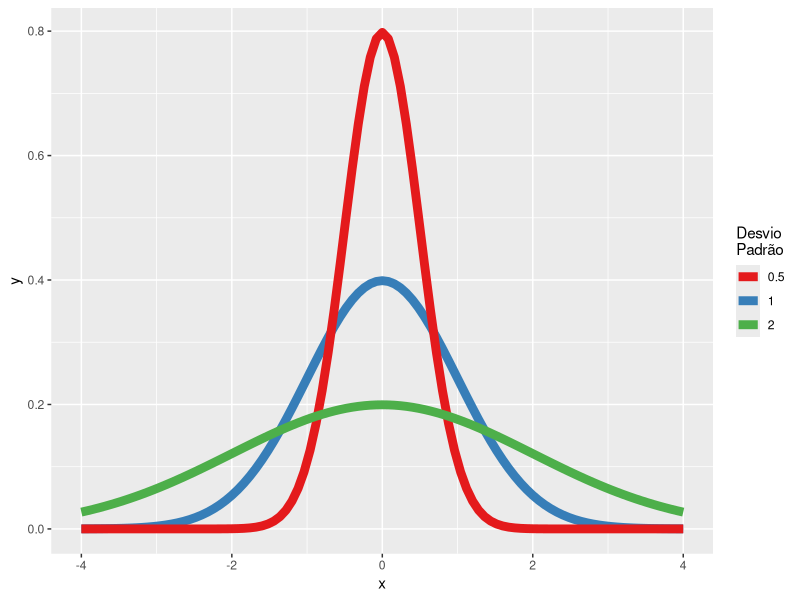
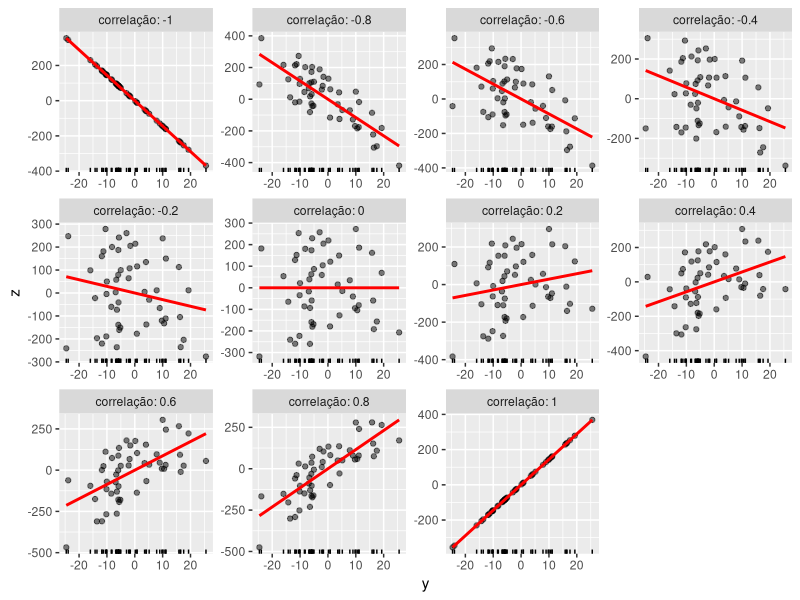

The R script that drew these images, in order: (Note: this script raises an error after producing the figures.)
## ---- chunk 1
knitr::opts_chunk$set(echo = TRUE,
                      fig.width = 6,
                      fig.asp = 0.618,
                      out.width = "70%",
                      fig.align = "center",
                      fig.retina = 3)
## ---- chunk 2
library(ggplot2)
ggplot(data.frame(x = c(-4, 4)), aes(x)) + 
  mapply(function(mean, sd, col) {
    stat_function(fun = dnorm, args = list(mean = mean, sd = sd), aes(col = col), size = 3)
  }, 
  mean = rep(0, 3), 
  sd = c(1, .5, 2), 
  col = c('1', '0.5', '2')) +
  scale_colour_brewer("Desvio\nPadrão", palette = "Set1",
                      guide = guide_legend(ncol = 1,nrow = 3,byrow = TRUE))
## ---- chunk 3
correlação <- seq(-1, 1, 0.2)

x <- 1:50
y <- rnorm(50, sd = 10)

complemento <- function(y, correlação, x) {
  if (missing(x)) x <- rnorm(length(y)) # Optional: supply a default if `x` is not given
  y.perp <- residuals(lm(x ~ y))
  correlação * sd(y.perp) * y + y.perp * sd(y) * sqrt(1 - correlação^2)
}

X <- data.frame(z = as.vector(sapply(correlação, function(correlação) complemento(y, correlação, x))),
                correlação = ordered(rep(signif(correlação, 2), each = length(y))),
                y = rep(y, length(correlação)))
ggplot(X, aes(y, z, group = correlação)) +
  geom_rug(sides = "b") +
  geom_point(aes(fill = correlação), alpha = 0.5) +
  geom_smooth(method = "lm", color = "Red", se = FALSE) +
  facet_wrap( ~ correlação, scales = "free", labeller = "label_both",ncol = 4) +
  theme(legend.position = "none")
## ---- chunk 4
knitr::include_graphics(c("images/fisher.jpg", "images/spearman.jpg", "images/kendall.jpg"))
## ---- chunk 5
sessionInfo()
